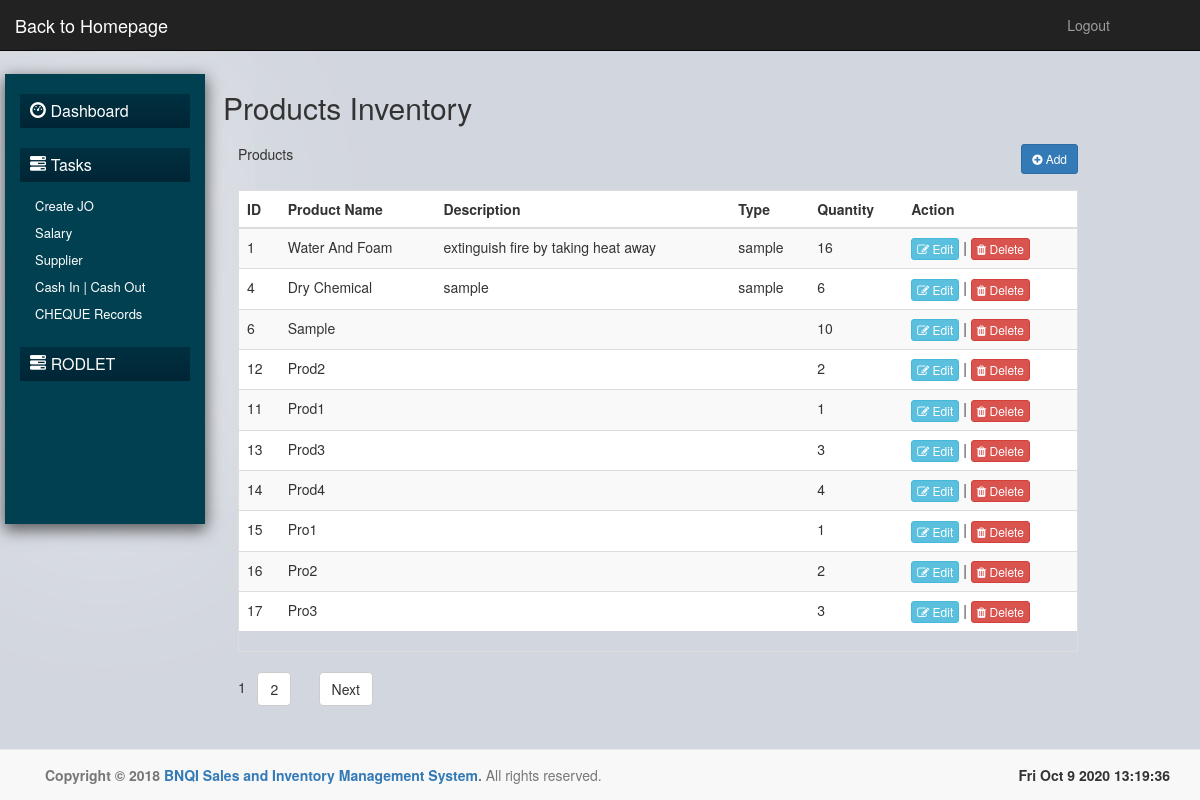
Screenshot of /pages/products.php with the database file from the repository.
### tables this page shows
CREATE TABLE IF NOT EXISTS `products` (
  `id` int(11) NOT NULL AUTO_INCREMENT,
  `supplier` varchar(255) DEFAULT NULL,
  `prod_name` varchar(255) DEFAULT NULL,
  `description` varchar(510) DEFAULT NULL,
  `dr_no` varchar(25) DEFAULT NULL,
  `prod_type` varchar(25) DEFAULT NULL,
  `quantity` int(11) DEFAULT NULL,
  `delivery_price` decimal(11,2) DEFAULT NULL,
  `date_delivered` datetime DEFAULT NULL,
  PRIMARY KEY (`id`)
);

### pages/products.php (the view, shortened to what this page needs)
<?php
include '../connection/db.php';
include 'includes/pagination.php';
?>
<!DOCTYPE html>
<html>
<head>
	<?php include 'includes/head.php'; ?>
</head>
<body>
<?php include 'includes/nav.php' ?>
<?php include 'includes/acordian.php' ?>
<div class="col-md-9">
<div class="">
	<h2>Products Inventory</h2>
</div>
	<div>
		<div class="panel-heading">Products
		<button class="btn btn-primary btn-sm pull-right" data-toggle="modal" data-target="#add_prod"><i class="fa fa-plus-circle"></i> Add</button>
		</div>
		<div class="panel-body">
			<div class="table table-bordered">
				<table width="100%" class="table table-striped" id="products">
					<thead>
						<tr>
							<th>ID</th>
							<th>Product Name</th>
							<th>Description</th>
							<th>Type</th>
							<th>Quantity</th>
							<th>Action</th>
						</tr>
					</thead>
					<tbody>
					<?php while ($row = $nquery->fetch_array()) { ?>
						<tr id="<?php echo $row['id'];?>">
							<td data-target="prodId"><?php echo $row['id']; ?></td>
							<td data-target="name" style="text-transform:capitalize;"><?php echo $row['prod_name']; ?></td>
							<td data-target="description"><?php echo $row['description']; ?></td>
							<td data-target="ptype"><?php echo $row['prod_type']; ?></td>
							<td data-target="qty"><?php echo $row['quantity']; ?></td>
							<td><button type="button"  name="edit" data-id="<?php echo $row['id']; ?>" class="btn btn-info btn-xs edit_prod" data-toggle="modal" data-target="edit_prod"><i class="fa fa-edit"></i> Edit</button> | <button type="button" name="delete" value="Delete" id="<?php echo $row['id']; ?>" class="btn btn-danger btn-xs delete_prod"><i class="fa fa-trash"></i> Delete</button></td>
						</tr>
						<?php } ?>
					</tbody>
				</table>
			</div>
			<div class="pagination_controls"><?php echo $paginationCtrls; ?></div>
		</div>
	</div>
</div>
<?php include 'includes/footer.php'; ?>
</body>
</html>

### pages/css/acordian2.css (style rules this page uses)
* { margin:0; padding:0; }
body { background: white; }

### pages/css/bnqi.css (style rules this page uses)
body { background: #d2d6de; }

### rows the page displays
products: id "1", prod_name "Water And Foam", description "extinguish fire by taking heat away", prod_type "sample", quantity "16"
products: id "4", prod_name "Dry Chemical", description "sample", prod_type "sample", quantity "6"
products: id "6", prod_name "Sample", quantity "10"
products: id "12", prod_name "Prod2", quantity "2"
products: id "11", prod_name "Prod1", quantity "1"
products: id "13", prod_name "Prod3", quantity "3"
products: id "14", prod_name "Prod4", quantity "4"
products: id "15", prod_name "Pro1", quantity "1"
products: id "16", prod_name "Pro2", quantity "2"
products: id "17", prod_name "Pro3", quantity "3"
